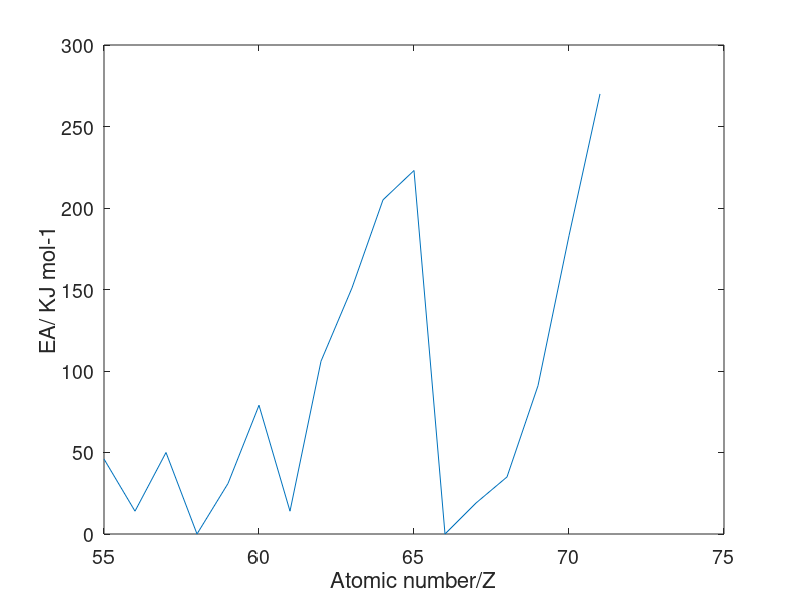
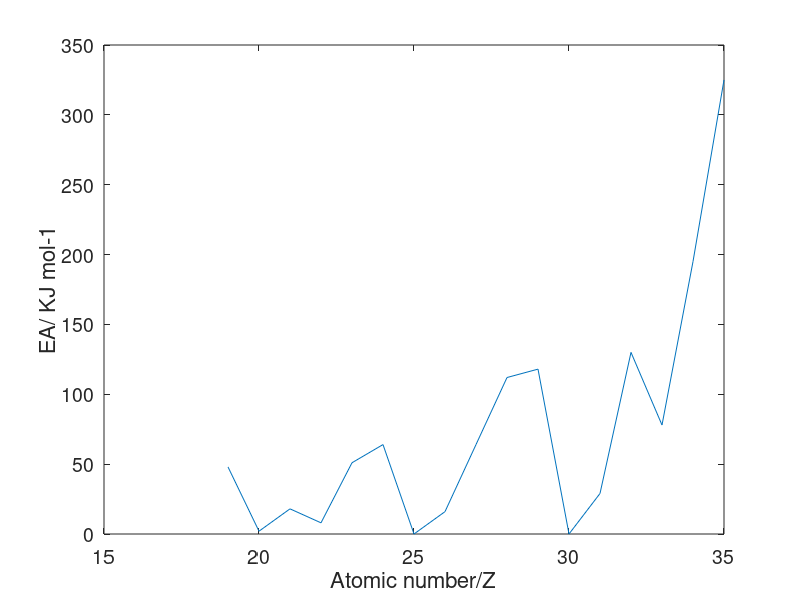

The MATLAB script that drew these images, in order:
x= [55:1:71];
y= [46,14,50,0,31,79,14,106,151,205,223,0,19,35,91,183,270];
plot(x,y)
hold on
set(gca,'fontsize',14);
xlabel('Atomic number/Z','FontSize',16);
ylabel('EA/ KJ mol-1','FontSize',16);
print -dpng -r300 'EAgraph.png'%produces figure of given spec
hold off
figure;


x= [19:1:35];
y= [48,2,18,8,51,64,0,16,64,112,118,0,29,130,78,195,325];
plot(x,y)
hold on
set(gca,'fontsize',14);
xlabel('Atomic number/Z','FontSize',16);
ylabel('EA/ KJ mol-1','FontSize',16);
print -dpng -r300 'EAgraph2.png'%produces figure of given spec
hold off